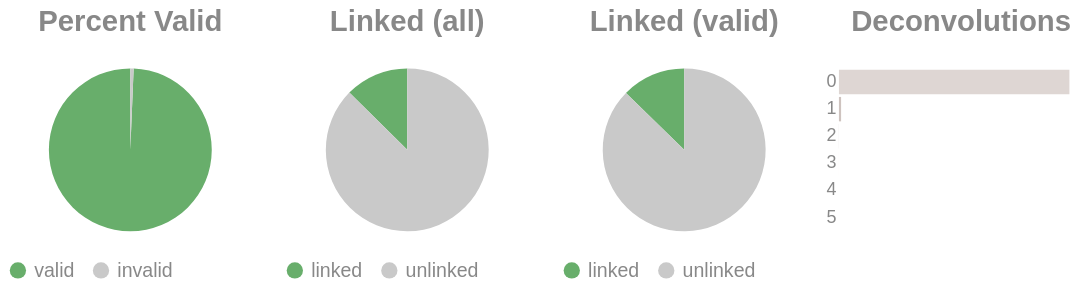

The notebook cell this image was saved under:
### Code cell
if SKIPLR:
    pass
else:
    clash = Counter()
    for i in valids['molecule'].to_list():
        _mol = i.split("-")
        if len(_mol) == 1:
            clash.update('0')
        else:
            clash.update(_mol[-1])

    _d = {"deconvolutions": [], 'count': []}
    for k,v in clash.items():
        _d['deconvolutions'].append(k)
        _d['count'].append(v)

    tot_valid = valids['reads'].sum()
    mask = valids['reads'] >= 2
    n_linked_reads = valids.filter(mask)['reads'].sum()
    if n_linked_reads == 0:
        print_html("No linked molecules (>=2 reads) were detected; skipping linked-only distributions.")
        SKIPLR = True
    else:
        perc_valid = round(tot_valid / n_reads, 4)
        linked_perc_abs = round(n_linked_reads / n_reads, 4)
        linked_perc = round(n_linked_reads / tot_valid, 4)

    _valid = pl.DataFrame({"valids": ['valid', 'invalid'], "count": [tot_valid, n_reads - tot_valid]})
    _linked_abs = pl.DataFrame({"linked (absolute)": ['linked', 'unlinked'], "count": [n_linked_reads, n_reads - n_linked_reads]})
    _linked_rel = pl.DataFrame({"linked (valids)": ['linked', 'unlinked'], "count": [n_linked_reads, tot_valid - n_linked_reads]})

    (
        alt.hconcat(
            piechart(_valid, goodval = 'valid', title = "Percent Valid"),
            piechart(_linked_abs, goodval = "linked", title =  "Linked (all)"),
            piechart(_linked_rel, goodval = "linked", title =  "Linked (valid)"),
            convolutionbar(pl.DataFrame(_d), title = "Deconvolutions"),
            center = True,
            bounds = 'flush'
        )
        .resolve_scale(color='independent')
        .resolve_legend('independent')
        .properties(usermeta={'embedOptions': {"actions": False}})
    ).display()

### Figure 1 — Vega-Lite specification as saved in the notebook (floating-point values rounded to 4 significant figures)
{"width": "container", "height": 400, "config": {"title": {"anchor": "start", "dy": -15, "fontSize": 18, "color": "#888888", "subtitleColor": "#888888", "subtitleFontSize": 14}, "arc": {"fill": "#0072B2"}, "axis": {"domainColor": "#888888", "domainWidth": 0.5, "gridWidth": 0.2, "grid": false, "titleFontWeight": 400, "titleFontSize": 15, "labelFontSize": 11, "labelColor": "#888888", "tickColor": "#888888", "tickWidth": 0.2, "titleColor": "#888888"}, "axisBand": {"grid": false}, "axisX": {"grid": true, "tickSize": 10, "domainCap": "round"}, "axisY": {"domain": false, "grid": true, "tickSize": 0, "domainCap": "round"}, "background": "transparent", "header": {"labelFontSize": 15, "labelColor": "#888888", "titleFontSize": 15, "titleFontWeight": 600, "titleColor": "#888888"}, "legend": {"labelFont": "sans-serif", "labelFontSize": 12, "labelColor": "#888888", "symbolSize": 100, "symbolType": "circle", "titleFontSize": 12, "titlePadding": 10, "titleColor": "#888888", "title": null}, "range": {"category": ["#E69F00", "#56B4E9", "#009E73", "#F0E442", "#0072B2", "#D55E00", "#CC79A7", "#000000"], "diverging": ["#cfe8f3", "#a2d4ec", "#73bfe2", "#46abdb", "#1696d2", "#12719e"]}, "area": {"fill": "#0072B2", "fillOpacity": 0.7, "line": true, "strokeOpacity": 0.7}, "line": {"color": "#0072B2", "stroke": "#0072B2", "strokeWidth": 2}, "trail": {"color": "#0072B2", "stroke": "#0072B2", "strokeWidth": 0, "size": 1}, "point": {"filled": true, "fillOpacity": 1.0, "size": 95}, "text": {"color": "#888888", "fontSize": 11, "align": "right", "fontWeight": 400, "size": 11}, "bar": {"fill": "#0072B2", "stroke": null}, "view": {"stroke": null, "continuousWidth": 660, "continuousHeight": 400}}, "hconcat": [{"data": {"name": "data-62eb08caa87b093b1ec4f24343b352a4"}, "mark": {"type": "arc"}, "encoding": {"color": {"field": "valids", "legend": {"orient": "bottom", "title": null}, "scale": {"domain": ["valid", "invalid"], "range": ["#68ae6b", "#C9C9C9"]}, "title": "Valids", "type": "nominal"}, "theta": {"field": "count", "type": "quantitative"}, "tooltip": [{"field": "valids", "title": "Valids", "type": "ordinal"}, {"field": "percent", "format": ".2%", "title": "Percent", "type": "quantitative"}, {"field": "count", "title": "Count", "type": "quantitative"}]}, "height": 100, "title": {"text": "Percent Valid", "align": "center", "anchor": "middle"}, "transform": [{"calculate": "datum.count / 1037795", "as": "percent"}], "width": 150}, {"data": {"name": "data-206f9221de91fae00e5fbcf265e6c8a0"}, "mark": {"type": "arc"}, "encoding": {"color": {"field": "linked (absolute)", "legend": {"orient": "bottom", "title": null}, "scale": {"domain": ["linked", "unlinked"], "range": ["#68ae6b", "#C9C9C9"]}, "title": "Linked (Absolute)", "type": "nominal"}, "theta": {"field": "count", "type": "quantitative"}, "tooltip": [{"field": "linked (absolute)", "title": "Linked (Absolute)", "type": "ordinal"}, {"field": "percent", "format": ".2%", "title": "Percent", "type": "quantitative"}, {"field": "count", "title": "Count", "type": "quantitative"}]}, "height": 100, "title": {"text": "Linked (all)", "align": "center", "anchor": "middle"}, "transform": [{"calculate": "datum.count / 1037795", "as": "percent"}], "width": 150}, {"data": {"name": "data-dcf90a96b42bf48f026796dfd6c4713c"}, "mark": {"type": "arc"}, "encoding": {"color": {"field": "linked (valids)", "legend": {"orient": "bottom", "title": null}, "scale": {"domain": ["linked", "unlinked"], "range": ["#68ae6b", "#C9C9C9"]}, "title": "Linked (Valids)", "type": "nominal"}, "theta": {"field": "count", "type": "quantitative"}, "tooltip": [{"field": "linked (valids)", "title": "Linked (Valids)", "type": "ordinal"}, {"field": "percent", "format": ".2%", "title": "Percent", "type": "quantitative"}, {"field": "count", "title": "Count", "type": "quantitative"}]}, "height": 100, "title": {"text": "Linked (valid)", "align": "center", "anchor": "middle"}, "transform": [{"calculate": "datum.count / 1031036", "as": "percent"}], "width": 150}, {"data": {"name": "data-1aa31f0c2e39fca34980dc0a83e17b1a"}, "mark": {"type": "bar"}, "encoding": {"color": {"field": "deconvolutions", "legend": null, "scale": {"scheme": "lightgreyred"}, "type": "nominal"}, "tooltip": [{"field": "deconvolutions", "title": "Deconvolutions", "type": "ordinal"}, {"field": "percent", "format": ".2%", "title": "Percent", "type": "quantitative"}, {"field": "count", "title": "Count", "type": "quantitative"}], "x": {"axis": null, "field": "count", "type": "quantitative"}, "y": {"field": "deconvolutions", "sort": "ascending", "title": null, "type": "nominal"}}, "height": 100, "title": {"text": "Deconvolutions", "align": "center", "anchor": "middle"}, "transform": [{"calculate": "datum.count / 952403", "as": "percent"}], "width": 150}], "bounds": "flush", "center": true, "resolve": {"legend": {"angle": "independent"}, "scale": {"color": "independent"}}, "usermeta": {"embedOptions": {"actions": false}}, "$schema": "https://vega.github.io/schema/vega-lite/v6.1.0.json", "datasets": {"data-62eb08caa87b093b1ec4f24343b352a4": [{"valids": "valid", "count": 1031036}, {"valids": "invalid", "count": 6759}], "data-206f9221de91fae00e5fbcf265e6c8a0": [{"linked (absolute)": "linked", "count": 130701}, {"linked (absolute)": "unlinked", "count": 907094}], "data-dcf90a96b42bf48f026796dfd6c4713c": [{"linked (valids)": "linked", "count": 130701}, {"linked (valids)": "unlinked", "count": 900335}], "data-1aa31f0c2e39fca34980dc0a83e17b1a": [{"deconvolutions": "0", "count": 943199}, {"deconvolutions": "1", "count": 8842}, {"deconvolutions": "2", "count": 310}, {"deconvolutions": "3", "count": 40}, {"deconvolutions": "4", "count": 9}, {"deconvolutions": "5", "count": 3}]}}
